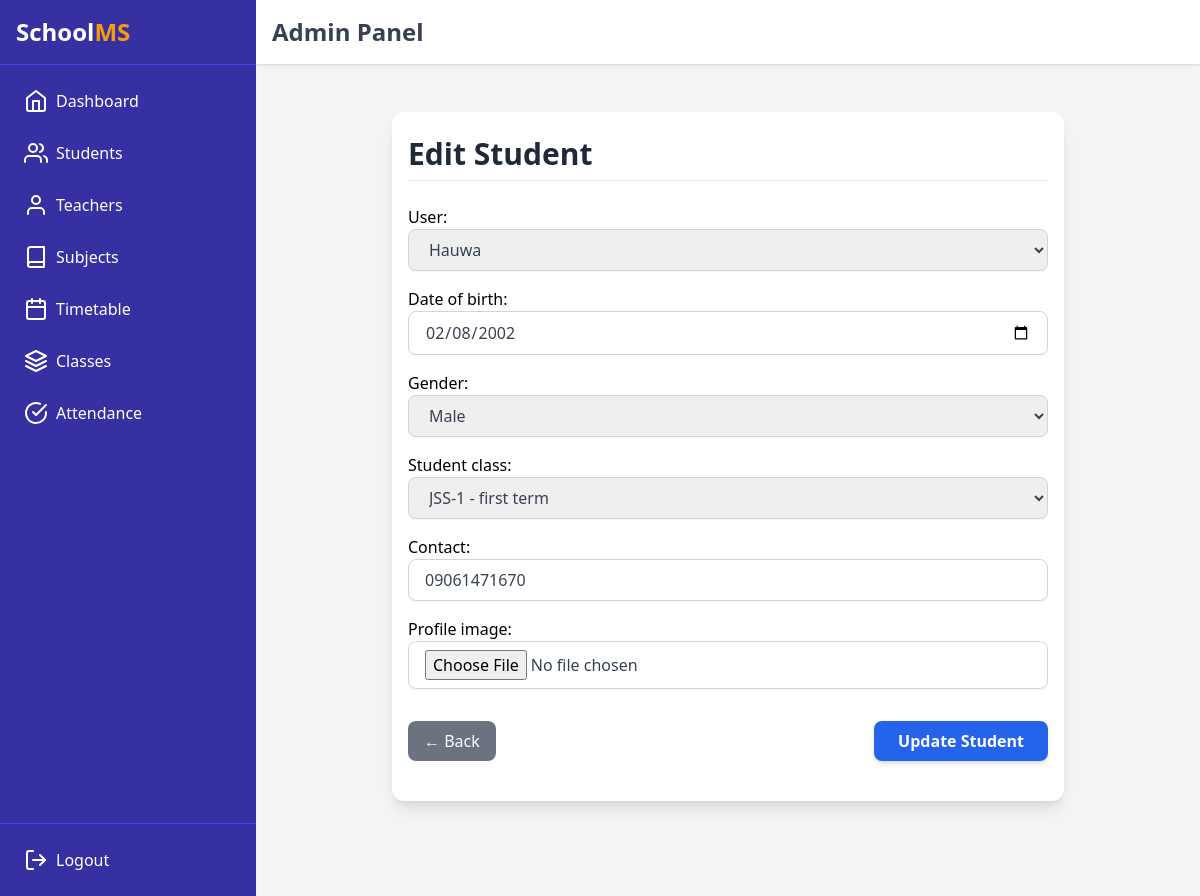
The app's page /students/edit/2/ with its own data.
### students/models.py (models this page shows, shortened)
class Student(models.Model):
    GENDER_CHOICES = [
        ('M', 'Male'),
        ('F', 'Female'),
        ('O', 'Other'),
    ]
    user = models.OneToOneField(User, on_delete=models.CASCADE, related_name='student_profile')
    date_of_birth = models.DateField()
    email = models.EmailField()
    gender = models.CharField(max_length=1, choices=GENDER_CHOICES)
    student_class = models.ForeignKey('academics.StudentClass', on_delete=models.SET_NULL, null=True, related_name='students')
    contact = models.CharField(max_length=20)
    profile_image = models.ImageField(upload_to='student_profiles/', default='student_profiles/default.png')

### students/views.py (the view)
# urls.py: path("edit/<int:student_id>/", views.edit_student, name="edit_student"),
def edit_student(request, student_id):
    student = get_object_or_404(Student, id=student_id)
    if request.method == 'POST':
        form = StudentForm(request.POST, request.FILES, instance=student)
        if form.is_valid():
            form.save()
            messages.success(request, "✅ Student updated successfully!")
            return redirect("manage_students")
        else:
            messages.error(request, "⚠️ Please correct the errors below.")
    else:
        form = StudentForm(instance=student)
    return render(request, 'students/edit_student.html', {'form': form, 'student': student})

### academics/models.py (called while the page is built)
    def __str__(self):
        return f"{self.class_name} - {self.section}"

### students/templates/students/edit_student.html (shortened to what this page needs)
_{% extends 'admin_base.html' %}
{% load static %}
{% block content %}
<div class="max-w-2xl mx-auto  bg-white py-6 px-4 rounded-xl shadow-lg">
  <h2 class="text-3xl font-bold mb-6 text-gray-800 border-b pb-2">
    Edit Student
  </h2>
  <form
    method="POST"
    action="{% url 'edit_student' student.id %}"
    enctype="multipart/form-data"
    class="space-y-4"
  >
    {{ form.as_p }}
     <div class="flex items-center justify-between pt-4">
       <a href="{% url 'manage_students' %}" class="inline-block px-4 py-2 bg-gray-500 hover:bg-gray-600 text-white rounded-lg transition duration-200">
        ← Back
      </a>
      <button
        type="submit"
        class="bg-blue-600 hover:bg-blue-700 text-white font-semibold py-2 px-6 rounded-lg shadow-md transition duration-200"
      >
        Update Student
      </button>
    </div>
  </form>
</div>
{% endblock %}

### records on screen
Student: user "Hauwa", date_of_birth "02/08/2002", gender "Male", student_class "JSS-1 - first term", contact "09061471670"
